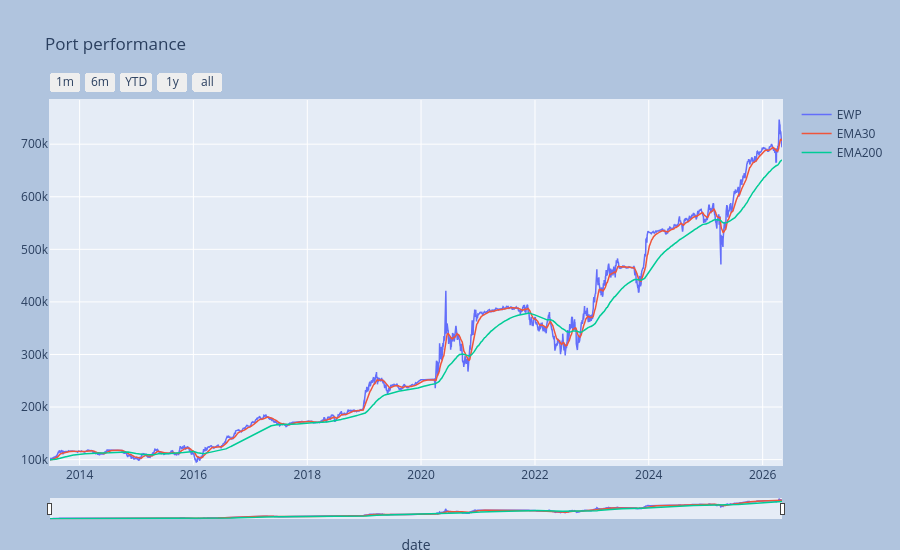

Here is the notebook cell this chart was saved with:
### Markdown cell above
### "Optimizer" = "EWP"

### Code cell
pname = 'EWP'
ccs = az.CorrClusterSelector(corr_threshold=corr_threshold, freq=freq)
nw_ewp = 3
dms = az.DualMomentumSelector(nw=nw_ewp, threshold=ths)
model = az.ModelPipeline([ccs, dms, "EWP"])
pp_ewp = az.Port_Generator(mktdata, 
                             freq=freq, 
                             fixoffset=fixoffset, 
                             histoffset=histoffset,
                             pname=pname)
port_ewp = pp_ewp.set_model(model)
_ = pp_ewp.port_view(fancy=True)

### Figure 1 — Plotly figure (JSON) as saved in the notebook; plotly's stock layout.template omitted (floating-point values rounded to 4 significant figures; data arrays with more than 128 entries replaced by an {"elided": "..."} marker saying what was removed)
{"data": [{"line": {"width": 1.5}, "name": "EWP", "type": "scatter", "x": {"elided": "3235 str values"}, "y": {"elided": "3235 float values"}}, {"line": {"width": 1.5}, "name": "EMA30", "type": "scatter", "x": {"elided": "3235 str values"}, "y": {"elided": "3235 float values"}}, {"line": {"width": 1.5}, "name": "EMA200", "type": "scatter", "x": {"elided": "3235 str values"}, "y": {"elided": "3235 float values"}}], "layout": {"autosize": false, "height": 550, "margin": {"b": 25, "l": 50, "pad": 1, "r": 50, "t": 100}, "paper_bgcolor": "LightSteelBlue", "title": {"text": "Port performance"}, "width": 900, "xaxis": {"autorange": false, "fixedrange": false, "range": ["2013-06-25T00:00:00", "2026-05-05T00:00:00"], "rangeselector": {"buttons": [{"count": 1, "label": "1m", "step": "month", "stepmode": "backward"}, {"count": 6, "label": "6m", "step": "month", "stepmode": "backward"}, {"count": 1, "label": "YTD", "step": "year", "stepmode": "todate"}, {"count": 1, "label": "1y", "step": "year", "stepmode": "backward"}, {"step": "all"}]}, "rangeslider": {"thickness": 0.05, "visible": true}, "title": {"text": "date"}, "type": "date"}, "yaxis": {"autorange": false, "fixedrange": false, "range": [89760.0, 784000.0], "title": {}}}}
